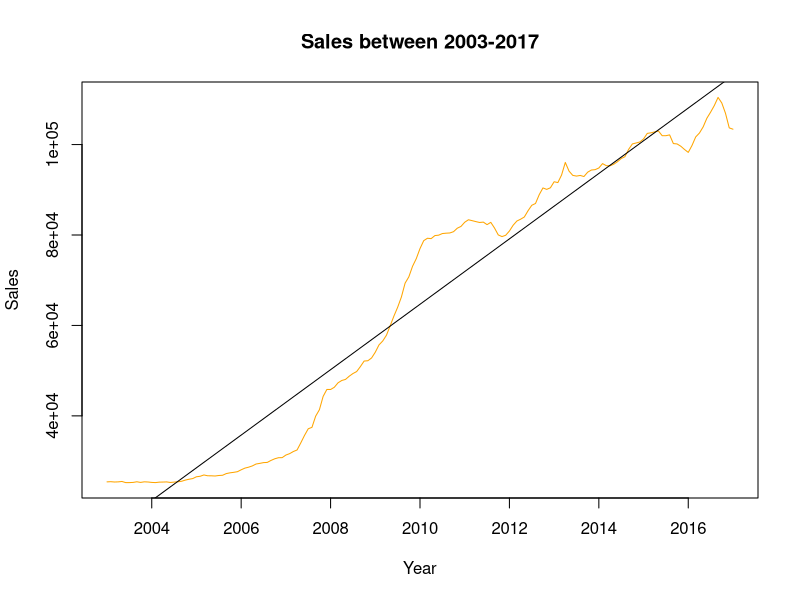
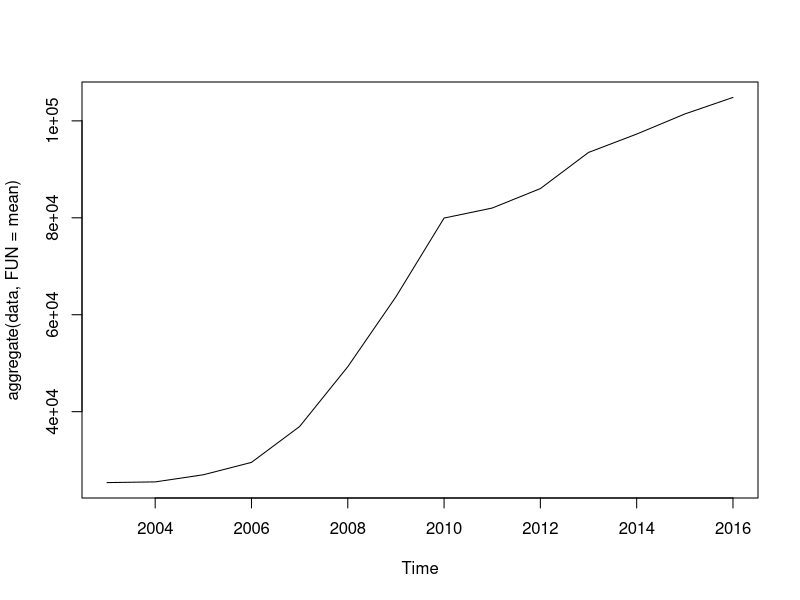
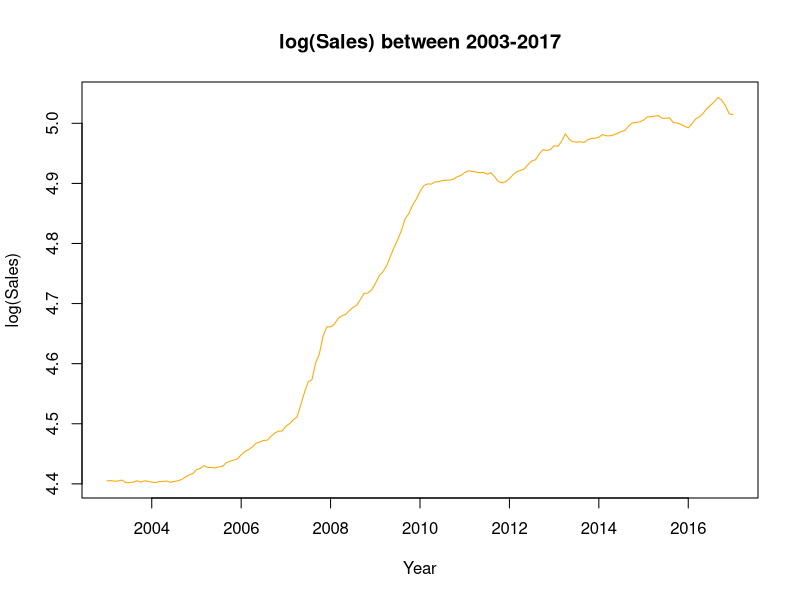
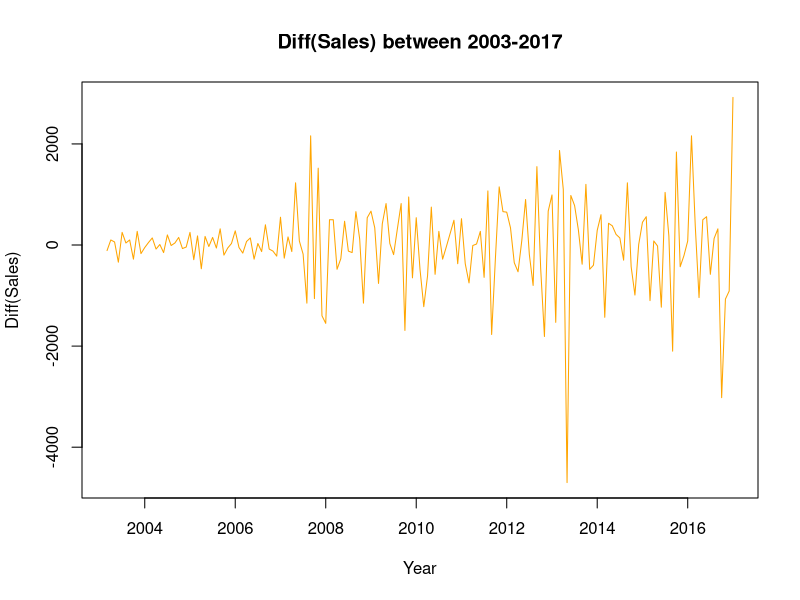
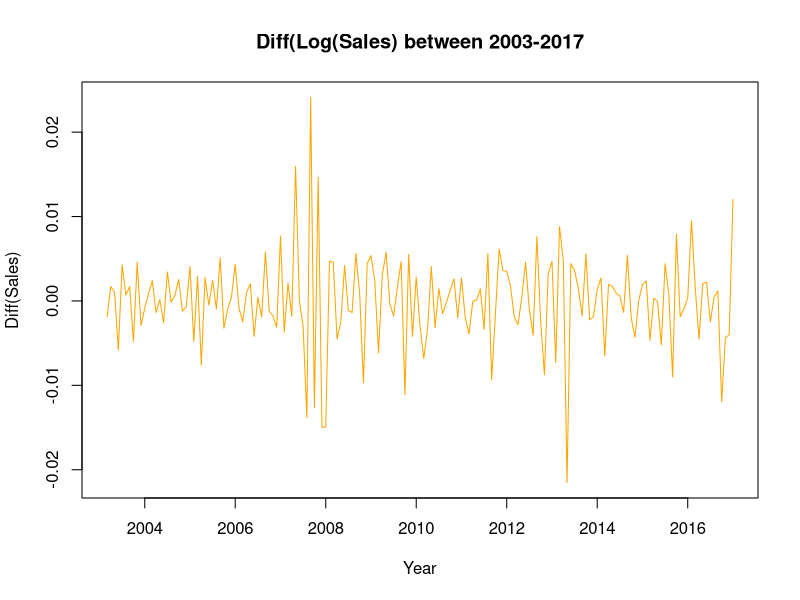
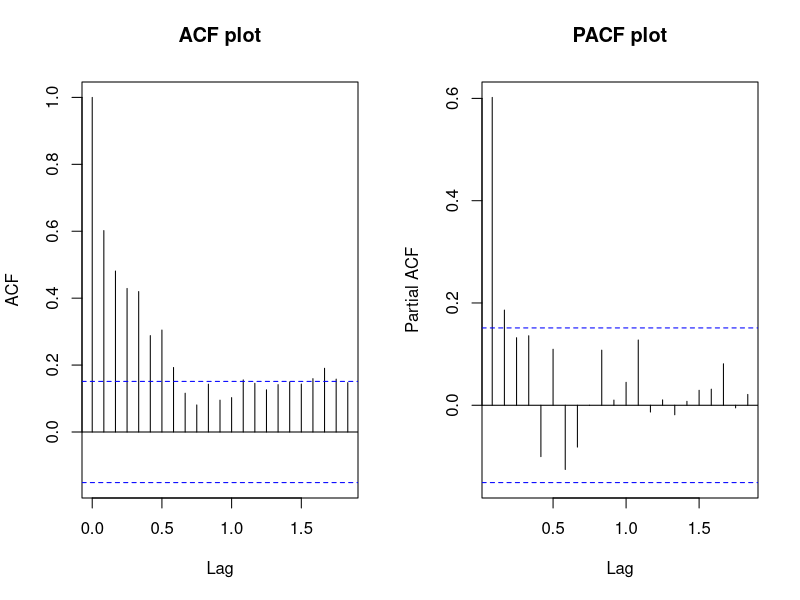
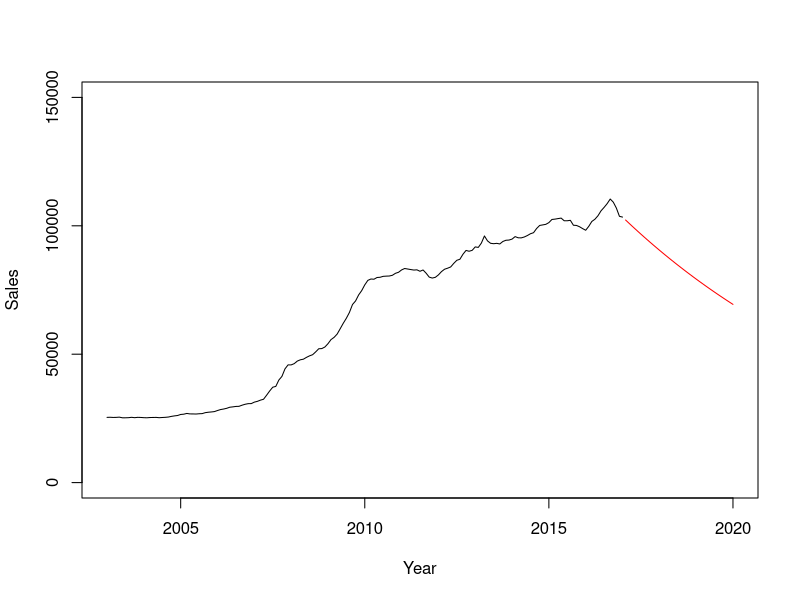
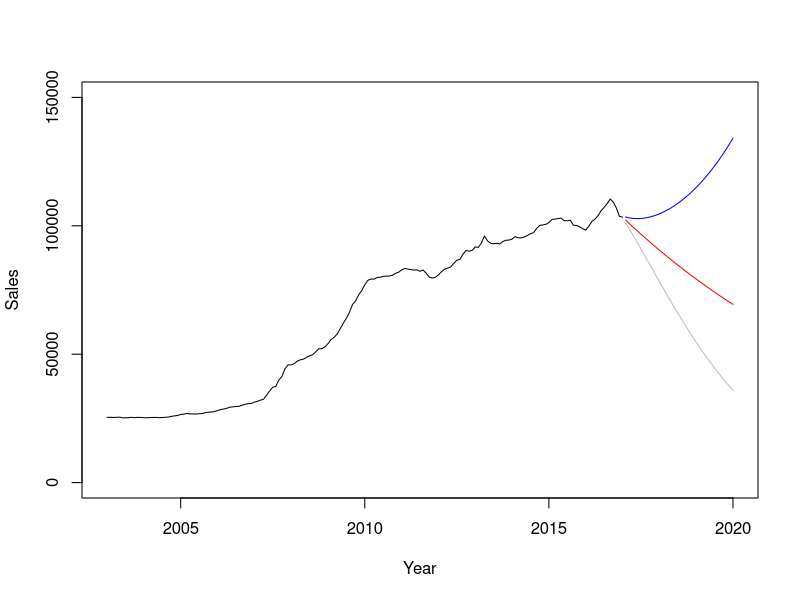

The R source for these figures, in order:
#-----------------------------------------Time Series Forecasting---------------------------------------#

#Analytical Problem: To forecast the Sales for the next 36 months

#----------------------------------Preparing the environment--------------------------------------------#

list.of.packages <- c("forecast","tseries")
new.packages <- list.of.packages[!(list.of.packages %in% installed.packages()[,"Package"])]
if(length(new.packages)) install.packages(new.packages, repos="http://cran.rstudio.com/")
library(forecast)
library(tseries)
kpss.test

#---------------Setting working directory---------------------------------------------------------------#

Path<-("E:/Ivyproschool/R/Time Series Forecasting/Case Study 2")
setwd(Path)
getwd()

data<-read.csv("1sales.csv")
data1=data

#-------------------Exploration of data-------------------------------------------#

colSums(is.na(data))
class(data)
#---------------------Transformation of the date data into time series------------------------------------#

data=ts(data[,2],start=c(2003,1),frequency=12)
class(data)
start(data)
end(data)
frequency(data)
str(data)
data
#--------------------->plotting the sales
plot(data,ylab="Sales", xlab="Year",main="Sales between 2003-2017",col="orange")
abline(reg = lm(data~time(data)))
cycle(data)
plot(aggregate(data,FUN=mean))
#This plot displays the year on year trend in the sales from 2003-2017

#--------------->Differencing the data to remove trend and drift

plot(log10(data),ylab="log(Sales)",xlab="Year",main="log(Sales) between 2003-2017",col="orange")
##Differencing the data to remove trend
plot(diff(data,differences = 2),ylab="Diff(Sales)",xlab="Year",main="Diff(Sales) between 2003-2017",col="orange")

#The differenced data continues to have unequal variance
plot(diff(log10(data),differences = 2),ylab="Diff(Sales)",xlab="Year",main="Diff(Log(Sales) between 2003-2017",col="orange")
#So, with Log10 and 2 order of differencing makes the series stationary

#----------------->Checking the stationarity of transformed data using the Augmented Dickey-Fuller Test(ADF)
#For differencing=1
LDdata=diff(log10(data),differences = 1)
adf.test(LDdata,alternative="stationary")
#p-value=0.206, which is greater than 0.05 then we accept the null hypothesis that the series is Non-stationary
#For differencing=2
LDdata=diff(log10(data),differences = 2)
adf.test(LDdata,alternative="stationary")
#Since, the p-value <0.05, hence, we reject the Ho: Series is Non-Stationary

#creating the ACF and PACF plot
par(mfrow=c(1,2))
acf(diff(log10(data)),main="ACF plot")#ACF PLOT -- Moving Average or q
pacf(diff(log10(data)),main="PACF plot")#PACF PLOT -- Auto Regressive or p


#Running the ARIMA model-R, gives the best model fit
require(forecast)
ARIMAFit1=auto.arima(log10(data),approximation=TRUE,trace=TRUE)
summary(ARIMAFit1)
ARIMAFit1$residuals

#Predicting the future values
pred=predict(ARIMAFit1,n.ahead=36)
pred
##Ploting the observed data and forecasted data together
par(mfrow=c(1,1))
plot(data,type="l",xlim=c(2003,2020),ylim=c(1,150000),xlab="Year",ylab="Sales")
lines(10^(pred$pred),col="red")

#plotting the +-1 standard error to range of expected error
plot(data,type="l",xlim=c(2003,2020),ylim=c(1,150000),xlab = "Year",ylab = "Sales")
lines(10^(pred$pred),col="red")
lines(10^(pred$pred+1*pred$se),col="blue")
lines(10^(pred$pred-1*pred$se),col="grey")
## then forecast the result
pred = predict(ARIMAFit1, n.ahead = 36)
pred=as.data.frame(pred)
write.csv(pred,"predict.csv")

## then do the exponential since you had used log earlier.
normal_result=10^pred$pred ## you get the desired result.
class(normal_result)
normal_result_df<-as.data.frame(normal_result)
Date_Pred_seq<-NULL
Date_Pred_seq<-as.data.frame(seq(as.Date("2017/02/01"),as.Date("2020/01/01"),by = "month"))
final_result_df = cbind(Date_Pred_seq,normal_result_df)
library(dplyr)
colnames(final_result_df)<-c("Date","Sales_Predicted")
write.csv(final_result_df,"finalpredicted.csv", row.names = FALSE)

plot(normal_result)

























